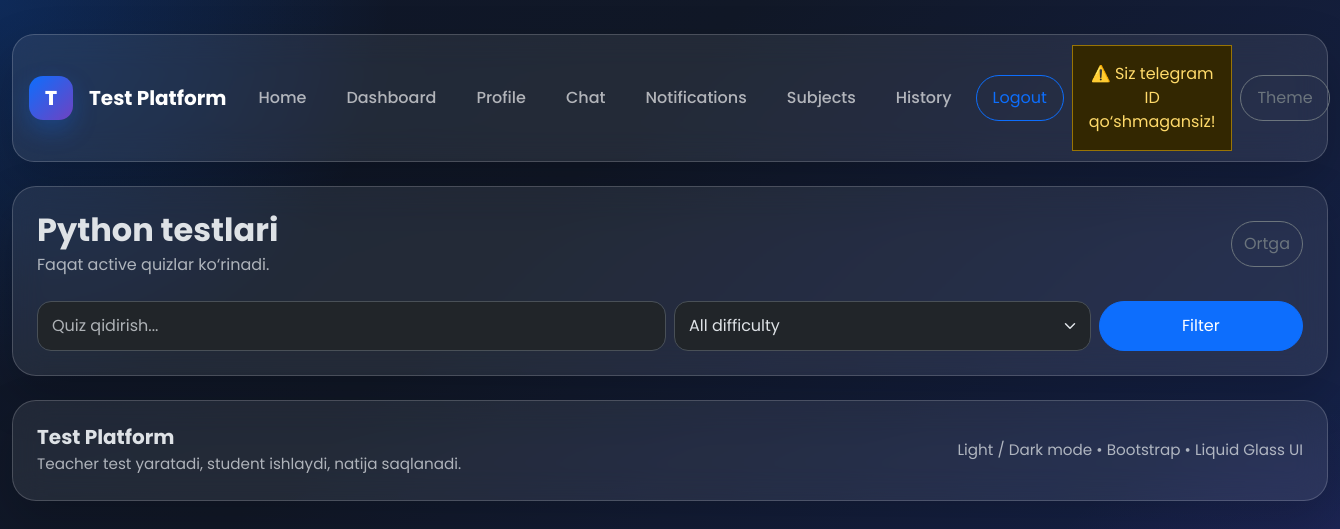
The app's page /quiz/subjects/3/quizzes/ (signed in), older data.
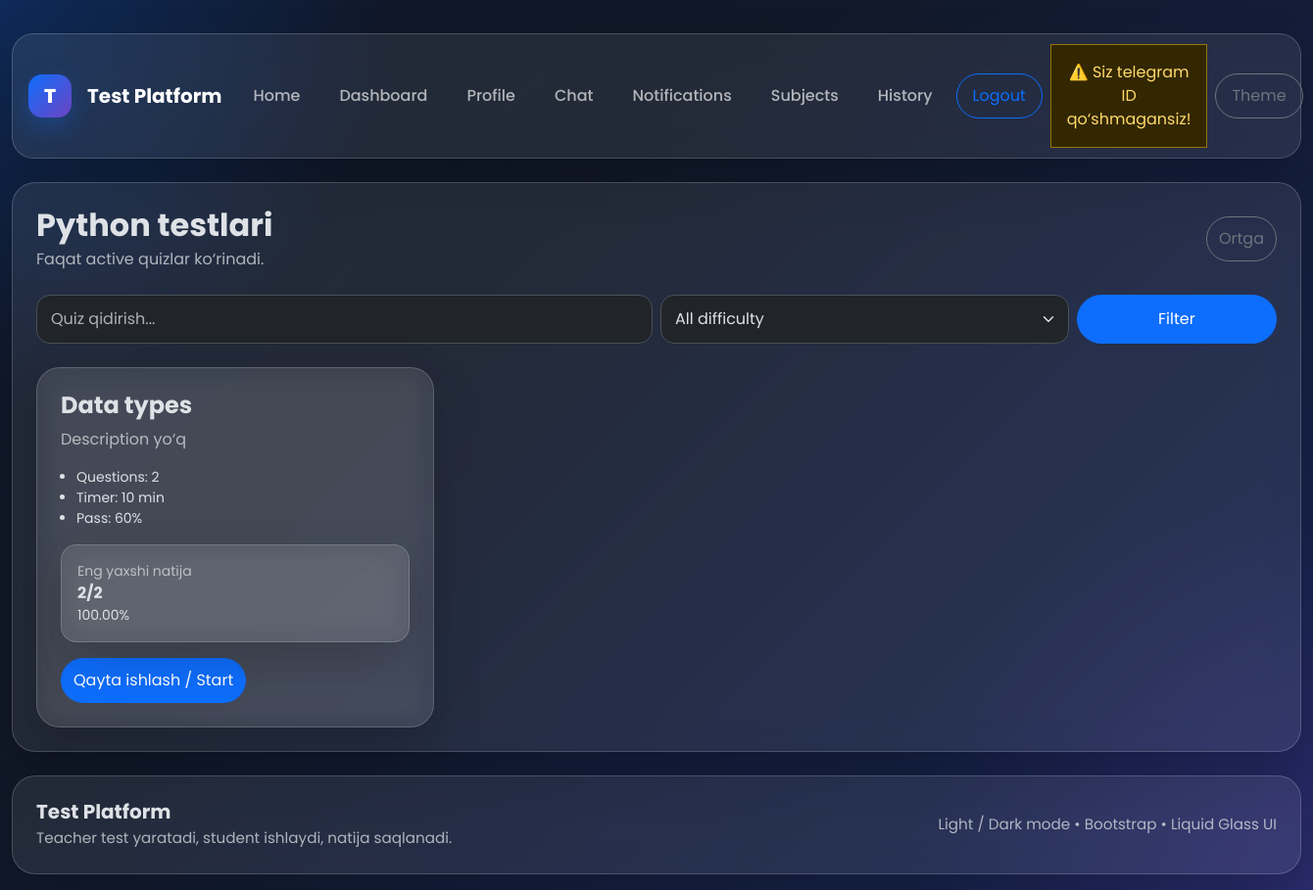
The same page, newer data.
### quiz/models.py (models this page shows, shortened)
class Quiz(models.Model):
    STATUS_CHOICES = (
        ('draft', 'Draft'),
        ('published', 'Published'),
        ('archived', 'Archived'),
    )
    DIFFICULTY_CHOICES = (
        ('easy', 'Easy'),
        ('medium', 'Medium'),
        ('hard', 'Hard'),
    )
    subject = models.ForeignKey(Subject, on_delete=models.CASCADE, related_name='quizzes')
    title = models.CharField(max_length=255)
    description = models.TextField(blank=True, null=True)
    duration_minutes = models.PositiveIntegerField(default=10)
    pass_percentage = models.PositiveIntegerField(default=60)
    status = models.CharField(max_length=20, choices=STATUS_CHOICES, default='draft')
    difficulty = models.CharField(max_length=20, choices=DIFFICULTY_CHOICES, default='medium')
    randomize_questions = models.BooleanField(default=False)
    randomize_choices = models.BooleanField(default=False)
    created_by = models.ForeignKey(
        settings.AUTH_USER_MODEL,
        on_delete=models.CASCADE,
        related_name='teacher_quizzes'
    )
    created_at = models.DateTimeField(auto_now_add=True)
    class Meta:
        ordering = ['-created_at']
    @property
    def question_count(self):
        return self.questions.count()

class Attempt(models.Model):
    student = models.ForeignKey(
        settings.AUTH_USER_MODEL,
        on_delete=models.CASCADE,
        related_name='attempts'
    )
    quiz = models.ForeignKey(Quiz, on_delete=models.CASCADE, related_name='attempts')
    score = models.PositiveIntegerField(default=0)
    total = models.PositiveIntegerField(default=0)
    percentage = models.DecimalField(max_digits=5, decimal_places=2, default=0)
    used_seconds = models.PositiveIntegerField(default=0)
    is_completed = models.BooleanField(default=False)
    started_at = models.DateTimeField(default=timezone.now)
    submitted_at = models.DateTimeField(blank=True, null=True)
    certificate_code = models.CharField(max_length=32, blank=True, unique=True)
    created_at = models.DateTimeField(auto_now_add=True)
    class Meta:
        ordering = ['-created_at']

### quiz/views.py (the view)
    @login_required
    def wrapper(request, *args, **kwargs):
        if request.user.role != "student":
            messages.error(request, "Bu bo‘lim faqat student uchun.")
            return redirect("dashboard")
        return view_func(request, *args, **kwargs)

### quiz/templatetags/quiz_extras.py (called while the page is built)
@register.filter
def get_item(dictionary, key):
    if dictionary is None:
        return None
    return dictionary.get(key)

@register.filter
def attr(obj, name):
    return getattr(obj, name, None)

### quiz/views.py (called while the page is built)
def paginate_queryset(request, queryset, per_page=8):
    paginator = Paginator(queryset, per_page)
    page_number = request.GET.get("page")
    return paginator.get_page(page_number)

def student_required(view_func):
    @login_required
    def wrapper(request, *args, **kwargs):
        if request.user.role != "student":
            messages.error(request, "Bu bo‘lim faqat student uchun.")
            return redirect("dashboard")
        return view_func(request, *args, **kwargs)
    return wrapper

### templates/quiz/student_quiz_list.html (shortened to what this page needs)
{% extends 'base.html' %}
{% load quiz_extras %}
{% block content %}
<div class="glass main-card p-4">
    <div class="d-flex justify-content-between align-items-center mb-4 flex-wrap gap-2">
        <div>
            <h2 class="fw-bold mb-1">{{ subject.name }} testlari</h2>
            <div class="opacity-75">Faqat active quizlar ko‘rinadi.</div>
        </div>
        <a href="{% url 'student_subject_list' %}" class="btn btn-outline-secondary rounded-pill">
            Ortga
        </a>
    </div>
    <form method="get" class="row g-2 mb-4">
    <div class="col-md-6">
        <input type="text" name="q" value="{{ q }}" class="form-control" placeholder="Quiz qidirish...">
    </div>
    <div class="col-md-4">
        <select name="difficulty" class="form-select">
            <option value="">All difficulty</option>
        </select>
    </div>
    <div class="col-md-2 d-grid">
        <button class="btn btn-primary rounded-pill">Filter</button>
    </div>
</form>
    <div class="row g-4">
        {% for quiz in page_obj %}
    <div class="col-lg-4 col-md-6">
        <div class="glass main-card p-4 h-100">
            <h4 class="fw-bold">{{ quiz.title }}</h4>
            <p class="opacity-75">{{ quiz.description|default:"Description yo‘q" }}</p>
            <ul class="small mb-3 ps-3">
                <li>Questions: {{ quiz.question_count }}</li>
                <li>Timer: {{ quiz.duration_minutes }} min</li>
                <li>Pass: {{ quiz.pass_percentage }}%</li>
            </ul>
            {% if best_attempts|get_item:quiz.id %}
                <div class="glass rounded-4 p-3 mb-3">
                    <div class="small opacity-75">Eng yaxshi natija</div>
                    <div class="fw-bold">{{ best_attempts|get_item:quiz.id|attr:'score' }}/{{ best_attempts|get_item:quiz.id|attr:'total' }}</div>
                    <div class="small">{{ best_attempts|get_item:quiz.id|attr:'percentage' }}%</div>
                </div>
            {% else %}
                <div class="glass rounded-4 p-3 mb-3">
                    <div class="small opacity-75">Eng yaxshi natija</div>
                    <div class="fw-bold">Hali ishlanmagan</div>
                </div>
            {% endif %}
            <a href="{% url 'start_quiz' quiz.id %}" class="btn btn-primary rounded-pill">Qayta ishlash / Start</a>
        </div>
    </div>
{% endfor %}
    </div>
</div>
{% endblock %}

Row changes from the older to the newer data that the page shows:
now on this page (row edited): Quiz: title "Data types", description "Description yo‘q", question_count "2", duration_minutes "10", pass_percentage "60", id.score "2", id.total "2", id.percentage "100.00"
